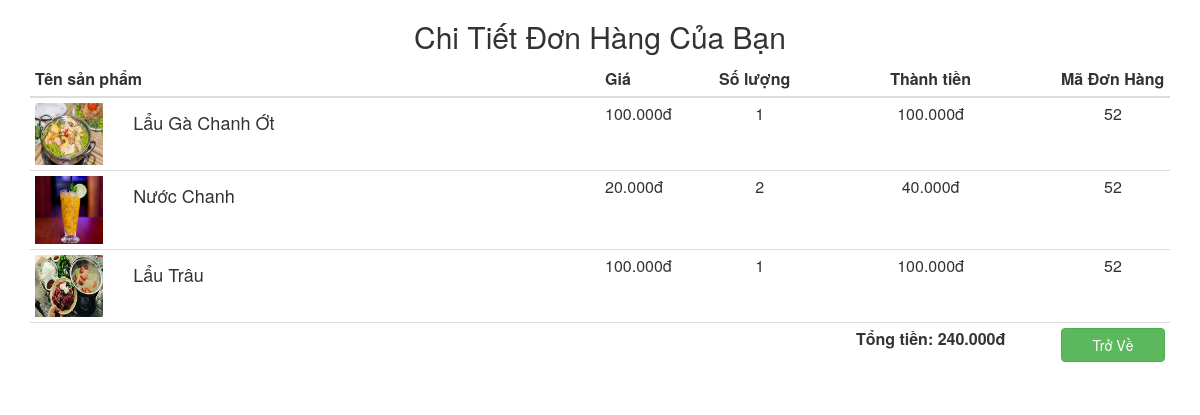
Page /quantri/chitiet_banan.php?id=52 on the committed database.
### tables this page shows
CREATE TABLE `chitiet_datban_luu` (
  `id` int(11) NOT NULL,
  `id_san_pham` int(11) NOT NULL,
  `so_luong` int(11) NOT NULL,
  `id_don_hangg` int(11) NOT NULL,
  `ten_sanpham` varchar(50) NOT NULL,
  `gia` int(11) NOT NULL,
  `anh_sanpham` varchar(200) NOT NULL,
  `so_ban` int(11) NOT NULL
);

### quantri/chitiet_banan.php (the view, shortened to what this page needs)
<?php
    require_once "../ketnoi.php";
    $id_donhang = isset($_GET['id']) ? $_GET['id'] : '';
?>
<html>
<head>
    <link rel="stylesheet" href="css/chitiet_donhang.css">
    <link rel="stylesheet" href="https://maxcdn.bootstrapcdn.com/bootstrap/3.3.5/css/bootstrap.min.css">
</head>
<body>
    <h2 class="text-center">Chi Tiết Đơn Hàng Của Bạn</h2>
    <div class="container">
        <table id="cart" class="table table-hover table-condensed">
            <thead>
                <tr>
                    <th style="width:50%">Tên sản phẩm</th>
                    <th style="width:10%">Giá</th>
                    <th style="width:8%">Số lượng</th>
                    <th style="width:22%" class="text-center">Thành tiền</th>
                    <th>Mã Đơn Hàng</th>
                </tr>
            </thead>
            <tbody>
                <?php
                    $sql = "SELECT * FROM `chitiet_datban_luu` WHERE id_don_hangg = '$id_donhang'";
                    $query = mysqli_query($conn,$sql);
                    $tong = 0;
                    while($row= mysqli_fetch_array($query)){
                        ?>
                <tr>
                    <td data-th="Product">
                        <div class="row">
                            <div class="col-sm-2 hidden-xs"><img src="../images/<?php echo $row['anh_sanpham']; ?>" alt="Sản phẩm 1" class="img-responsive" width="100">
                            </div>
                            <div class="col-sm-10">
                                <h4 class="nomargin"><?php echo $row['ten_sanpham']; ?></h4>
                            </div>
                        </div>
                    </td>
                    <td data-th="Price"><?php echo number_format($row['gia'] ,0,",","."); ?>đ</td>
                    <td align="center" data-th="Quantity"><?php echo $row['so_luong']; ?>
                    </td>
                    <?php $tien =  $row['gia'] * $row['so_luong'];?>
                    <?php $tong += $tien; ?>
                    <td data-th="Subtotal" class="text-center"><?php echo number_format($tien ,0,",","."); ?>đ</td>
                    <td align="center" class="actions" data-th="">
                        <?php echo $row['id_don_hangg']; ?>
                    </td>
                </tr>
                <?php
                    }
                ?>
            </tbody>
            <tfoot>
                <tr>
                    <td>
                    </td>
                    <td colspan="2" class="hidden-xs"> </td>
                    <td class="hidden-xs text-center"><strong>Tổng tiền: <?php echo number_format($tong ,0,",","."); ?>đ</strong>
                    </td>
                    <td><a href="ds_banan_dathanhtoan.php" class="btn btn-success btn-block">Trở Về <i class="fa fa-angle-right"></i></a>
                    </td>
                </tr>
            </tfoot>
        </table>
    </div>
</body>
</html>

### rows in the picture
chitiet_datban_luu: anh_sanpham (picture), ten_sanpham "Lẩu Gà Chanh Ớt", gia "100.000", so_luong "1", tien "100.000", id_don_hangg "52"
chitiet_datban_luu: anh_sanpham (picture), ten_sanpham "Nước Chanh", gia "20.000", so_luong "2", tien "40.000", id_don_hangg "52"
chitiet_datban_luu: anh_sanpham (picture), ten_sanpham "Lẩu Trâu", gia "100.000", so_luong "1", tien "100.000", id_don_hangg "52"

### other values in the picture
$tong "240.000"
